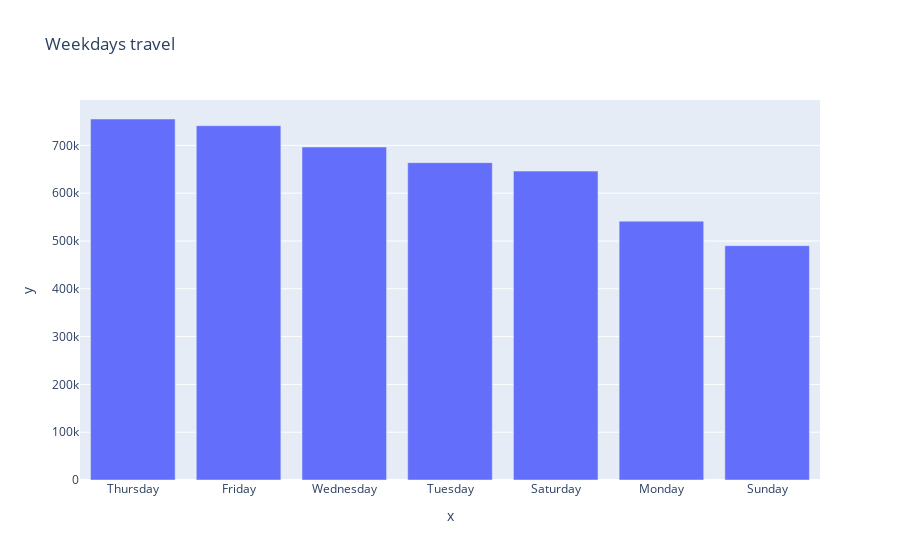

Source (notebook cell):
### Code cell
import plotly.express as px
px.bar(x=df["Weekday"].value_counts().index,
y=df["Weekday"].value_counts(),title="Weekdays travel")

### Figure 1 — Plotly figure (JSON) as saved in the notebook; plotly's stock layout.template omitted (floating-point values rounded to 4 significant figures)
{"data": [{"alignmentgroup": "True", "hovertemplate": "x=%{x}<br>y=%{y}<extra></extra>", "legendgroup": "", "marker": {"color": "#636efa", "pattern": {"shape": ""}}, "name": "", "offsetgroup": "", "orientation": "v", "showlegend": false, "textposition": "auto", "type": "bar", "x": ["Thursday", "Friday", "Wednesday", "Tuesday", "Saturday", "Monday", "Sunday"], "xaxis": "x", "y": [755145, 741139, 696488, 663789, 646114, 541472, 490180], "yaxis": "y"}], "layout": {"barmode": "relative", "legend": {"tracegroupgap": 0}, "title": {"text": "Weekdays travel"}, "xaxis": {"anchor": "y", "domain": [0, 1], "title": {"text": "x"}}, "yaxis": {"anchor": "x", "domain": [0, 1], "title": {"text": "y"}}}}
